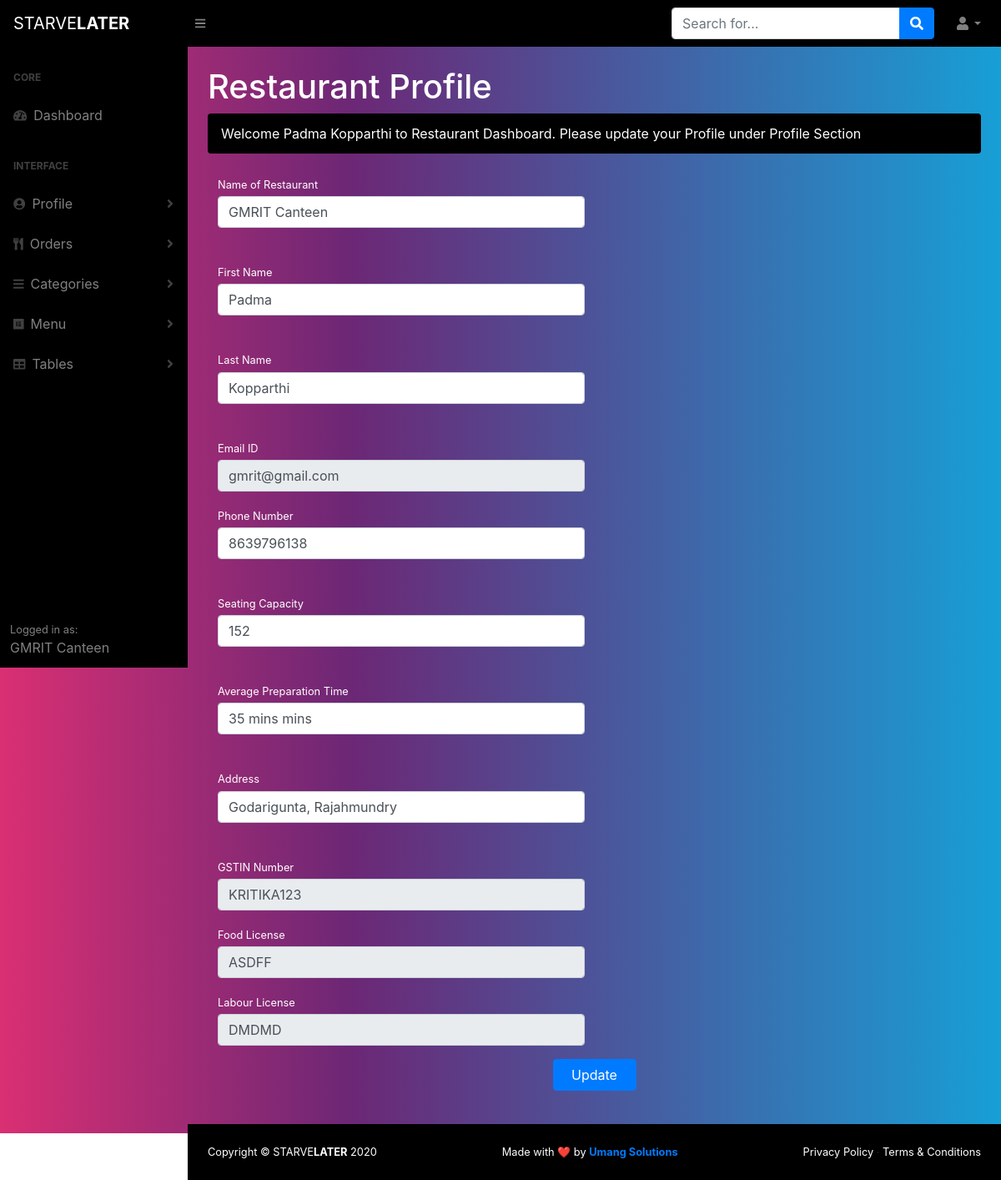
The app's page /dist/restaurant_profile.php (signed in) with its own data.
### tables this page shows
CREATE TABLE IF NOT EXISTS `restaurants` (
  `Restaurant_ID` varchar(50) NOT NULL,
  `Restaurant_Name` varchar(60) NOT NULL,
  `Email_ID` varchar(50) NOT NULL,
  `Password` varchar(50) NOT NULL,
  `Phone` varchar(50) NOT NULL,
  `SeatingCapacity` varchar(50) NOT NULL,
  `fname` varchar(50) NOT NULL,
  `lname` varchar(50) NOT NULL,
  `Address` varchar(60) NOT NULL,
  `City` varchar(50) NOT NULL,
  `State` varchar(50) NOT NULL,
  `GSTIN` varchar(50) NOT NULL,
  `FoodLicense` varchar(50) NOT NULL,
  `LabourLicense` varchar(50) NOT NULL,
  `Margin` varchar(50) NOT NULL,
  `OrdersReceived` varchar(50) NOT NULL,
  `logoFileName` varchar(80) NOT NULL,
  `OperationStatus` varchar(50) NOT NULL,
  `AvgPrepTime` varchar(50) NOT NULL,
  PRIMARY KEY (`Restaurant_ID`)
);

### dist/restaurant_profile.php (the view, shortened to what this page needs)
<!DOCTYPE html>
<html lang="en">
    <head>
        <link href="css/styles.css" rel="stylesheet" />
        <link href="https://cdn.datatables.net/1.10.20/css/dataTables.bootstrap4.min.css" rel="stylesheet" />
    </head>
    <body class="sb-nav-fixed">
        <?php
                            $dbname = "starvelater";
                            $con = mysqli_connect("localhost","root","",$dbname);
                            if(!$con){
                                    die("Connection Failed :" + mysqli_connect_error());
                            }else {
                            $sql = "SELECT * FROM restaurants where Email_ID = '".$_SESSION['email']."'";
                                    $retval = mysqli_query($GLOBALS['con'],$sql);
                                    $followingdata = $retval->fetch_array(MYSQLI_ASSOC);
                            }
        ?>
        <nav class="sb-topnav navbar navbar-expand navbar-dark bg-dark" style="background: linear-gradient(90deg, rgba(0,0,0,1) 0%, rgba(0,0,0,1) 100%);">
            <a class="navbar-brand" href="index.html">STARVE<B>LATER</B></a><button class="btn btn-link btn-sm order-1 order-lg-0" id="sidebarToggle" href="#"><i class="fas fa-bars"></i></button
            >
            <form class="d-none d-md-inline-block form-inline ml-auto mr-0 mr-md-3 my-2 my-md-0">
                <div class="input-group">
                    <input class="form-control" type="text" placeholder="Search for..." aria-label="Search" aria-describedby="basic-addon2" />
                    <div class="input-group-append">
                        <button class="btn btn-primary" type="button"><i class="fas fa-search"></i></button>
                    </div>
                </div>
            </form>
            <ul class="navbar-nav ml-auto ml-md-0">
                <li class="nav-item dropdown">
                    <a class="nav-link dropdown-toggle" id="userDropdown" href="#" role="button" data-toggle="dropdown" aria-haspopup="true" aria-expanded="false"><i class="fas fa-user fa-fw"></i></a>
                </li>
            </ul>
        </nav>
        <div id="layoutSidenav" style="background: linear-gradient(90deg, rgba(218,47,115,1) 0%, rgba(108,39,117,1) 35%, rgba(23,159,214,1) 100%);">
            <div id="layoutSidenav_nav">
                <nav class="sb-sidenav accordion sb-sidenav-dark" id="sidenavAccordion">
                    <div class="sb-sidenav-menu" style="background: linear-gradient(90deg, rgba(0,0,0,1) 0%, rgba(0,0,0,1) 100%);">
                        <div class="nav">
                            <div class="sb-sidenav-menu-heading">Core</div>
                            <a class="nav-link" href="restaurant_home.php"
                                ><div class="sb-nav-link-icon"><i class="fas fa-tachometer-alt"></i></div>
                                Dashboard</a
                            >
                            <div class="sb-sidenav-menu-heading">Interface</div>
                            <a class="nav-link collapsed" href="#" data-toggle="collapse" data-target="#collapseLayouts" aria-expanded="false" aria-controls="collapseLayouts"
                                ><div class="sb-nav-link-icon"><i class="fas fa-user-circle"></i></div>
                                Profile
                                <div class="sb-sidenav-collapse-arrow"><i class="fas fa-angle-down"></i></div
                            ></a>
                            <a class="nav-link collapsed" href="#" data-toggle="collapse" data-target="#collapseLayoutsOrders" aria-expanded="false" aria-controls="collapseLayouts"
                                ><div class="sb-nav-link-icon"><i class="fas fa-utensils"></i></div>
                                Orders
                                <div class="sb-sidenav-collapse-arrow"><i class="fas fa-angle-down"></i></div
                            ></a>
                            <a class="nav-link collapsed" href="#" data-toggle="collapse" data-target="#collapseLocationData" aria-expanded="false" aria-controls="collapseLayouts"
                                ><div class="sb-nav-link-icon"><i class="fas fa-bars"></i></div>
                                Categories
                                <div class="sb-sidenav-collapse-arrow"><i class="fas fa-angle-down"></i></div
                            ></a>
                            <a class="nav-link collapsed" href="#" data-toggle="collapse" data-target="#collapseUsersData" aria-expanded="false" aria-controls="collapseLayouts"
                                ><div class="sb-nav-link-icon"><i class="fab fa-elementor"></i></div>
                                Menu
                                <div class="sb-sidenav-collapse-arrow"><i class="fas fa-angle-down"></i></div
                            ></a>
                            <a class="nav-link collapsed" href="#" data-toggle="collapse" data-target="#collapseNotification" aria-expanded="false" aria-controls="collapseLayouts"
                                ><div class="sb-nav-link-icon"><i class="fas fa-table"></i></div>
                                Tables
                                <div class="sb-sidenav-collapse-arrow"><i class="fas fa-angle-down"></i></div
                            ></a>
                        </div>
                    </div>
                    <div class="sb-sidenav-footer" style="background: linear-gradient(90deg, rgba(0,0,0,1) 0%, rgba(0,0,0,1) 100%);">
                        <div class="small">Logged in as:</div>
                         <span><?php echo $followingdata['Restaurant_Name']; ?></span>
                    </div>
                </nav>
            </div>
            <div id="layoutSidenav_content">
                <main>
                    <div class="container-fluid">
                        <h1 class="mt-4" style="color: #fff;">Restaurant Profile</h1>
                        <ol class="breadcrumb mb-4" width="100%" style="background-color: #000;">
                           <li class="breadcrumb-item active" width="100%" style="color: #fff;"><marquee>Welcome <span><?php echo $followingdata['fname']." ".$followingdata['lname']; ?></span> to Restaurant Dashboard. Please update your Profile under Profile Section</marquee></li>
                        </ol>
                        <form method="POST" enctype="multipart/form-data" action="<?php echo htmlspecialchars($_SERVER["PHP_SELF"]);?>" style="align-self: center;">
                                                <div class="col-md-6">
                                                    <div class="form-group">
                                                        <label class="small mb-1" for="inputRestaurantName" style="color: #fff;">Name of Restaurant</label><input class="form-control" id="inputRestaurantName" type="text" aria-describedby="emailHelp" placeholder="Enter Name of Restaurant" name="RestaurantName" id="RestaurantName" value="<?php echo $followingdata['Restaurant_Name']; ?>" />
                                                    </div>
                                                </div>
                                                <div class="col-md-6">
                                                    <div class="form-group">
                                                        <label class="small mb-1" for="inputFirstName" style="color: #fff;">First Name</label><input class="form-control" id="inputFirstName" type="text" aria-describedby="emailHelp" placeholder="Enter First Name" name="FirstName" id="FirstName" value="<?php echo $followingdata['fname']; ?>" />
                                                    </div>
                                                </div>
                                                <div class="col-md-6">
                                                    <div class="form-group">
                                                        <label class="small mb-1" for="inputLastName" style="color: #fff;">Last Name</label><input class="form-control" id="inputLastName" type="text" aria-describedby="emailHelp" placeholder="Enter Last Name" name="LastName" id="LName" value="<?php echo $followingdata['lname']; ?>" />
                                                    </div>
                                                </div>
                                                <div class="col-md-6">
                                                    <div class="form-group">
                                                        <label class="small mb-1" for="inputRestaurantEmail" style="color: #fff;">Email ID</label><input class="form-control" id="inputRestaurantEmail" type="text" aria-describedby="emailHelp" placeholder="EMail ID" name="RestaurantEmail" id="RestaurantEmail" value="<?php echo $followingdata['Email_ID']; ?>" disabled/>
                                                    </div>
                                                </div>
                                                <div class="col-md-6">
                                                    <div class="form-group">
                                                        <label class="small mb-1" for="inputRestaurantName" style="color: #fff;">Phone Number</label><input class="form-control" id="inputRestaurantName" type="text" aria-describedby="emailHelp" placeholder="Phone Number" name="RestaurantPhone" id="RestaurantPhone" value="<?php echo $followingdata['Phone']; ?>"/>
                                                    </div>
                                                </div>
                                                <div class="col-md-6">
                                                    <div class="form-group">
                                                        <label class="small mb-1" for="inputSeatingCapacity" style="color: #fff;">Seating Capacity</label><input class="form-control" id="inputSeatingCapacity" type="text" aria-describedby="emailHelp" placeholder="SeatingCapacity" name="SeatingCapacity" id="SeatingCapacity" value="<?php echo $followingdata['SeatingCapacity']; ?>"/>
                                                    </div>
                                                </div>
                                                <div class="col-md-6">
                                                    <div class="form-group">
                                                        <label class="small mb-1" for="inputAvgPrepTime" style="color: #fff;">Average Preparation Time</label><input class="form-control" id="inputAvgPrepTime" type="text" aria-describedby="emailHelp" placeholder="Average Preparation Time" name="AvgPrepTime" id="AvgPrepTime" value="<?php echo $followingdata['AvgPrepTime'].' mins'; ?>"/>
                                                    </div>
                                                </div>
                                                <div class="col-md-6">
                                                    <div class="form-group">
                                                        <label class="small mb-1" for="inputRestaurantAddress" style="color: #fff;">Address</label><input class="form-control" id="inputRestaurantAddress" type="text" aria-describedby="emailHelp" placeholder="Address" name="RestaurantAddress" id="RestaurantAddress" value="<?php echo $followingdata['Address']; ?>"/>
                                                    </div>
                                                </div>
                                                <div class="col-md-6">
                                                    <div class="form-group">
                                                        <label class="small mb-1" for="inputGSTIN" style="color: #fff;">GSTIN Number</label><input class="form-control" id="inputGSTIN" type="text" aria-describedby="emailHelp" placeholder="GSTIN" name="GSTIN" id="GSTIN" value="<?php echo $followingdata['GSTIN']; ?>" disabled/>
                                                    </div>
                                                </div>
                                                <div class="col-md-6">
                                                    <div class="form-group">
                                                        <label class="small mb-1" for="inputFoodLicense" style="color: #fff;">Food License</label><input class="form-control" id="inputFoodLicense" type="text" aria-describedby="emailHelp" placeholder="FoodLicense" name="FoodLicense" id="FoodLicense" value="<?php echo $followingdata['FoodLicense']; ?>" disabled/>
                                                    </div>
                                                </div>
                                                <div class="col-md-6">
                                                    <div class="form-group">
                                                        <label class="small mb-1" for="inputLabourLicense" style="color: #fff;">Labour License</label><input class="form-control" id="inputLabourLicense" type="text" aria-describedby="emailHelp" placeholder="LabourLicense" name="LabourLicense" id="LabourLicense" value="<?php echo $followingdata['LabourLicense']; ?>" disabled/>
                                                    </div>
                                                </div>
                                            <div class="form-group mb-0" align="center"  ><input style="width: 100px;" class="btn btn-primary" type="submit" name="Update" id="Update" value="Update"/></div>
                                            <p>&nbsp;</p>
                    </form>
                        </div>
                    </main>
                <footer class="py-4 footer-dark mt-auto" style="background-color: #000;">
                    <div class="container-fluid">
                        <div class="d-flex align-items-center justify-content-between small">
                            <div class="footer-text-color" style="color: #fff;">Copyright &copy; STARVE<span><b>LATER</b></span> 2020</div>
                            <div class="footer-text-color" style="color: #fff;">Made with ❤️ by <b><a href="https://umangsolutions.org">Umang Solutions</a></b></div>                                <div>
                                <a href="#" class="white-text">Privacy Policy</a>
                                &middot;
                                <a href="#" class="white-text">Terms &amp; Conditions</a>
                            </div>
                        </div>
                    </div>
                </footer>
            </div>
        </div>
    </body>
</html>

### dist/restaurant_profile.php (style rules this page uses)
li { width: 100%; }
.white-text { text-decoration: none; color: white; }

### records on screen
restaurants: Restaurant_Name "GMRIT Canteen", fname "Padma", lname "Kopparthi", RestaurantName "GMRIT Canteen", FirstName "Padma", LastName "Kopparthi", RestaurantEmail "gmrit@gmail.com", RestaurantPhone "8639796138", SeatingCapacity "152", AvgPrepTime "35 mins mins", RestaurantAddress "Godarigunta, Rajahmundry", GSTIN "KRITIKA123", FoodLicense "ASDFF", LabourLicense "DMDMD"
